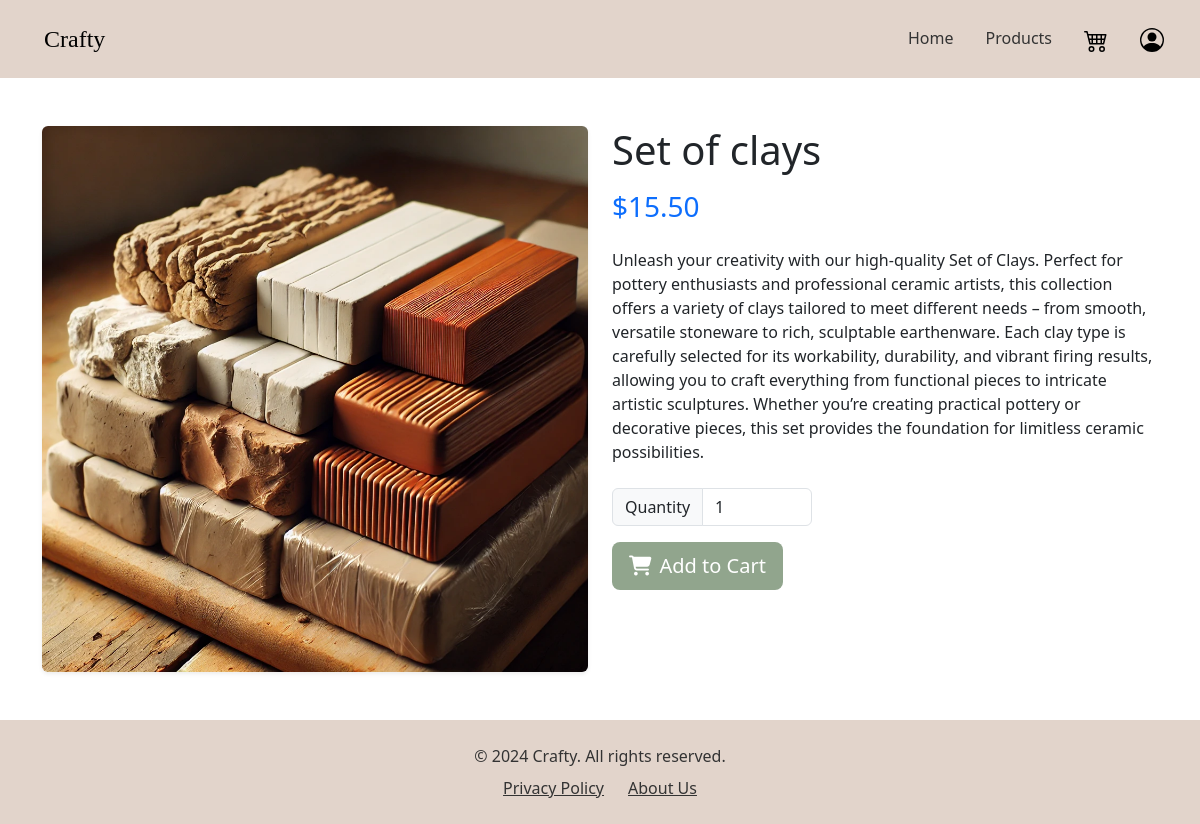
The app's page /shopping_cart/7/ with its own data.
### products/models.py (models this page shows, shortened)
class Item(models.Model):
    name = models.CharField(max_length=255)
    description = models.TextField(blank=True, null=True)
    price = models.DecimalField(max_digits=10, decimal_places=2)
    category = models.ForeignKey(Category, on_delete=models.CASCADE)
    subcategory = models.ForeignKey(SubCategory, on_delete=models.CASCADE, related_name='items', null=True, blank=True)
    image = models.ImageField(upload_to='item_images/', blank=True, null=True)

### products/views.py (the view)
# urls.py: path('<int:product_id>/', views.product_detail, name='product_detail'),
def product_detail(request, product_id):
    item = get_object_or_404(Item, id=product_id)
    context = {
        'product': item
    }
    return render(request, 'products/product_detail.html', context)

### products/templates/products/product_detail.html (shortened to what this page needs)
{% extends 'products/index.html' %}
{% load static %}
{% block content %}
{% include 'home/navbar.html' %}
<div class="container my-5">
    <div class="row">
        <div class="col-md-6">
            {% if product.image %}
                <img src="{{ product.image.url }}" class="img-fluid rounded shadow-sm" alt="{{ product.name }}">
            {% endif %}
        </div>
        <div class="col-md-6">
            <h1 class="mb-3">{{ product.name }}</h1>
            <p class="h3 text-primary mb-4">${{ product.price }}</p>
            <p class="mb-4">{{ product.description }}</p>
            <form action="{% url 'add_to_cart' product.id %}" method="POST" class="mb-4">
                <div class="input-group mb-3" style="max-width: 200px;">
                    <span class="input-group-text">Quantity</span>
                    <input type="number" name="quantity" class="form-control" value="1" min="1" max="10">
                </div>
                <button type="submit" class="btn btn-lg" style="background-color: #a5a58d; color: #ffffff;">
                    <i class="fas fa-shopping-cart me-2"></i>Add to Cart
                </button>
            </form>
        </div>
    </div>
</div>
{% endblock %}

### home/static/home/styles.css (style rules this page uses)
button:not(.navbar button):not(.search-button):not(.btn-danger), .btn:not(.navbar .btn):not(.search-button):not(.cart_button):not(.btn-danger) { background-color: #91a58d !important; color: #ffffff !important; transition: all 0.3s ease; }

### records on screen
Item: image (picture), name "Set of clays", price "15.50", description "Unleash your creativity with our high-quality Set of Clays. Perfect for pottery enthusiasts and professional ceramic artists, this collection offers a variety of clays tailored to meet different needs – from smooth, versatile stoneware to rich, sculptable earthenware. Each clay type is carefully selected for its workability, durability, and vibrant firing results, allowing you to craft everything from functional pieces to intricate artistic sculptures. Whether you’re creating practical pottery or decorative pieces, this set provides the foundation for limitless ceramic possibilities."
